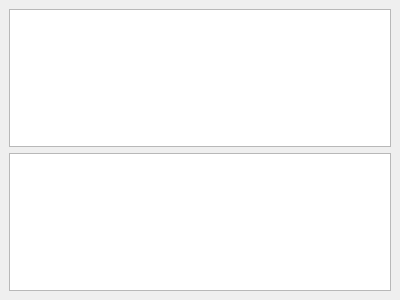
<?xml version="1.0" encoding="UTF-8"?>
<ui version="4.0">
 <class>HardWareMessageDock</class>
 <widget class="QDockWidget" name="HardWareMessageDock">
  <property name="geometry">
   <rect>
    <x>0</x>
    <y>0</y>
    <width>400</width>
    <height>300</height>
   </rect>
  </property>
  <property name="windowTitle">
   <string>Hardware Message</string>
  </property>
  <widget class="QWidget" name="dockWidgetContents">
   <layout class="QVBoxLayout" name="verticalLayout">
    <item>
     <widget class="QPlainTextEdit" name="plainTextEdit"/>
    </item>
    <item>
     <widget class="QPlainTextEdit" name="plainTextEdit_2"/>
    </item>
   </layout>
  </widget>
 </widget>
 <resources/>
 <connections/>
</ui>
